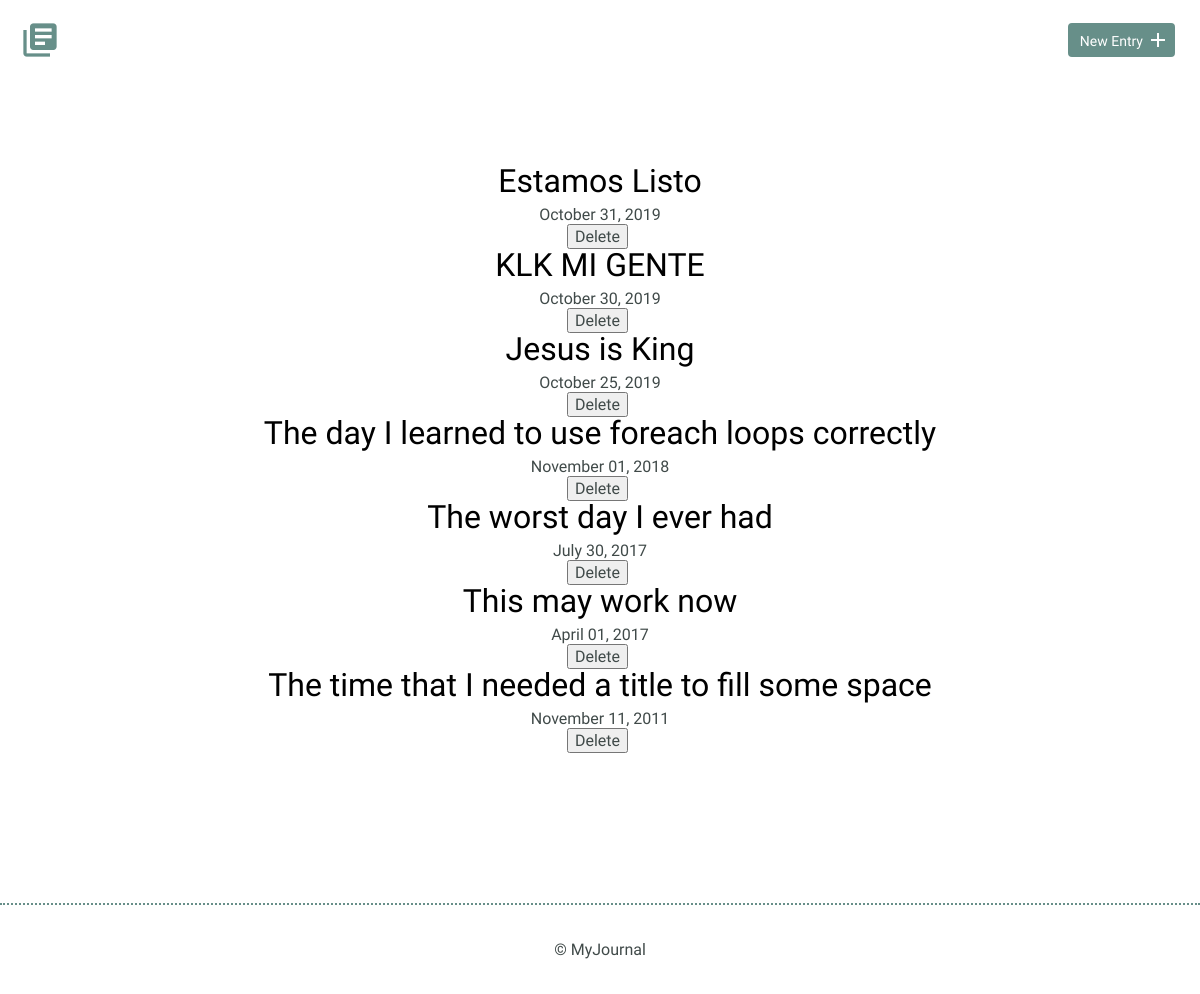
The page / on the database its author committed.
### tables this page shows
CREATE TABLE "entries" (
	`id`	INTEGER,
	`title`	TEXT,
	`date`	TEXT,
	`time_spent`	INTEGER,
	`learned`	BLOB,
	`resources`	BLOB,
	PRIMARY KEY(`id`)
);

### inc/functions.php (called while the page is built, shortened)
<?php
function get_entry_list() {
    include 'connection.php';
try{
 return $db->query('SELECT * FROM entries ORDER BY date DESC');
  } catch (Exception $e) {
  echo "Error!: " . $e->getMessage() . "</br>";
    return array();
  }
}

### index.php (the view, shortened to what this page needs)
<?php
require 'inc/functions.php';
include 'inc/header.php';
?>
<!DOCTYPE html>
        <section>
            <div class="container">
                <div class="entry-list">
                    <article>
                      <?php
                      foreach(get_entry_list() as $item) {
                          echo "<h2><a href='detail.php?id=".$item['id']."'>".$item['title']."</a></h2>";
                          echo "<time datetime='".$item['date']."'>".date("F d, Y",strtotime($item['date']))."</time><br>";
                          echo "<form method='post' action='index.php' onsubmit=\"return confirm('Are you sure want to delete this entry?');\">";
                          echo "<input type='submit' class='button--delete' value='Delete'>";
                          echo "</form>";
                          }
                            ?>
                    </article>
                </div>
            </div>
        </section>
<?php include 'inc/footer.php'; ?>

### inc/header.php (shortened to what this page needs)
<!DOCTYPE html>
<html>
    <head>
        <link rel="stylesheet" href="css/normalize.css">
        <link rel="stylesheet" href="css/site.css">
    </head>
    <body>
        <header>
            <div class="container">
                <div class="site-header">
                    <a class="logo" href="index.php"><i class="material-icons">library_books</i></a>
                    <a class="button icon-right" href="new.php"><span>New Entry</span> <i class="material-icons">add</i></a>
                </div>
            </div>
        </header>

### inc/footer.php
<footer>
		<div>
				&copy; MyJournal
		</div>
</footer>
</body>
</html>

### css/site.css (style rules this page uses)
body { font-size: 16px; color: #404a49; font-family: 'Cousine', serif; font-weight: 400; }
.container { margin: 0 auto; padding: 0 25px; }
header .site-header { margin: 0 auto; height: 95px; }
header .logo i { color: #678f89; margin: 20px 0 0 -5px; float: left; font-size: 40px; }
header .button { float: right; margin: 33px 0 0 0; }
footer { text-align: center; padding: 35px 0; border-top: 2px dotted #678f89; }
.button { padding: 8px 10px 6px 10px; background: #678f89; border: 2px solid #678f89; border-radius: 4px; text-decoration: none; color: #FFF; position: relative; text-align: center; font-size: 14px; }
.button.icon-right { padding-right: 30px; top: -10px; }
.button.icon-right i { position: absolute; top: 3px; right: 3px; }
h1, h2, h3 { margin: 0; font-weight: 400; line-height: 1em; color: #000; }
h2 { font-size: 32px; }
h2 a { text-decoration: none; color: #000; }
.entry-list, .edit-entry, .new-entry { max-width: 800px; margin: 0 auto; padding: 70px 0 150px 0; }
.entry-list article { margin-bottom: 70px; text-align: center; }
.entry-list article:last-child { margin-bottom: 0; }
.entry-list article h2 { margin-bottom: 8px; }
input[type=submit] { margin-right: 5px; }

### rows shown on the page
entries: title "Estamos Listo", date "October 31, 2019"
entries: title "KLK MI GENTE", date "October 30, 2019"
entries: title "Jesus is King", date "October 25, 2019"
entries: title "The day I learned to use foreach loops correctly", date "November 01, 2018"
entries: title "The worst day I ever had", date "July 30, 2017"
entries: title "This may work now", date "April 01, 2017"
entries: title "The time that I needed a title to fill some space", date "November 11, 2011"
